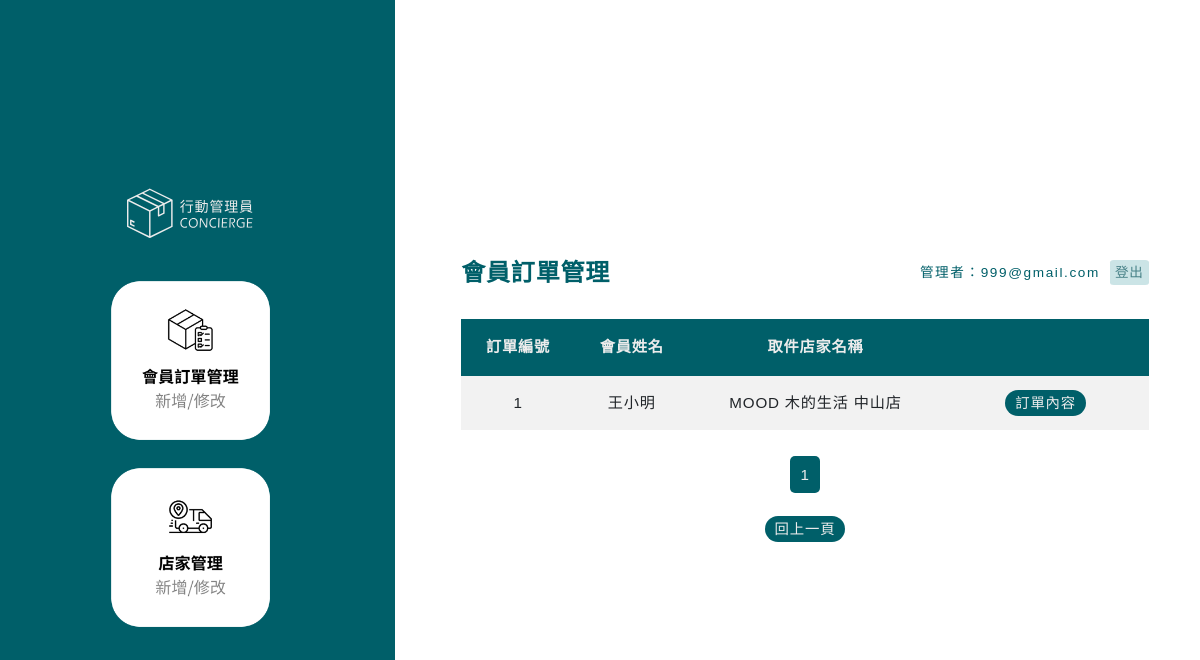
/webpage/order_list.php (signed in), run on the app's committed database.
### tables this page shows
CREATE TABLE `orderlist` (
  `order_id` int(11) NOT NULL,
  `order_mem_id` int(10) NOT NULL,
  `order_name` varchar(50) NOT NULL,
  `order_mail` varchar(50) NOT NULL,
  `order_store_id` int(11) DEFAULT NULL,
  `order_store_name` varchar(50) DEFAULT NULL,
  `order_phone` text,
  `order_tele` text,
  `order_size` text,
  `order_time_arrive` datetime DEFAULT NULL,
  `order_time_get` datetime DEFAULT NULL,
  `order_time_buy` timestamp NOT NULL DEFAULT CURRENT_TIMESTAMP,
  `order_pic` varchar(20) DEFAULT NULL,
  `order_memo` varchar(50) DEFAULT NULL
);

### webpage/order_list.php (the view, shortened to what this page needs)
<?php
require_once 'shared/conn_PDO.php';
$mem_mail = $_SESSION['mem_mail'];
try {
    $max_rows = 5;
    $curr_page = 0;
    $first_row = $curr_page * $max_rows;
    $total_pages = 0;
    $page_file = 'order_list&admin_news';
    $where = '';
    $sql_str = "SELECT * FROM orderlist $where";
    $RS_orderlist_all = $conn->query($sql_str);
    $total_rows = $RS_orderlist_all->rowCount();
    $total_pages = ceil($total_rows / $max_rows);
    $sql_str = "SELECT orderlist.*
  FROM orderlist
  $where
  ORDER BY orderlist.order_time_buy DESC
  LIMIT $first_row, $max_rows";
    $RS_orderlist = $conn->query($sql_str);
    $order_list = array();
    foreach ($RS_orderlist as $key => $item) {
        $order_list[$key]['order_id'] = $item['order_id'];
        $order_list[$key]['order_mail'] = $item['order_mail'];
        $order_list[$key]['order_mem_id'] = $item['order_mem_id'];
        $order_list[$key]['order_memo'] = $item['order_memo'];
        $order_list[$key]['order_name'] = $item['order_name'];
        $order_list[$key]['order_phone'] = $item['order_phone'];
        $order_list[$key]['order_pic'] = $item['order_pic'];
        $order_list[$key]['order_size'] = $item['order_size'];
        $order_list[$key]['order_store_id'] = $item['order_store_id'];
        $order_list[$key]['order_store_name'] = $item['order_store_name'];
        $order_list[$key]['order_tele'] = $item['order_tele'];
        $order_list[$key]['order_time_arrive'] = $item['order_time_arrive'];
        $order_list[$key]['order_time_buy'] = $item['order_time_buy'];
        $order_list[$key]['order_time_get'] = $item['order_time_get'];
    }
} catch (PDOException $e) {
    die("Error!: " . $e->getMessage());
}
?>
<!DOCTYPE html>
<html lang="zh-Hant-TW">
<head>
  <link rel="stylesheet" href="https://stackpath.bootstrapcdn.com/bootstrap/4.2.1/css/bootstrap.min.css">
  <link href="css/font-awesome-4.7.0/css/font-awesome.min.css" rel="stylesheet">
  <link href="css/index.css" rel="stylesheet">
</head>
<body>
  <section class="container-fluid no-any-pd">
    <div class="row">
      <div class="col-lg-4 order-lg-1 order-2 order-list-left">
        <div class="order-list-menu">
        <a href="./"> <img src="images/logo/Concierge_1_white.svg" class="img-fluid p-3 my-2"></a>
        <a href="?page=order_list"><img src="images/Concierge_order_list.png" class="img-fluid my-2"></a>
        <a href="?page=store_list"><img src="images/Concierge_order_list01.png" class="img-fluid my-2"></a>
        </div>
      </div>
      <div class="col-lg-7 order-lg-2 order-1 order-list-right">
      <div class="order-list-head">
        <h1>會員訂單管理</h1>
        <div class="order-list-admin">
        <span>管理者：<?php if ($mem_mail) {echo $mem_mail;}?></span>
        <a href="?page=member_logout" class="logout-submit">登出</a>
        </div>
        </div>
        <table class="table table-striped">
            <thead class="table-primary">
              <th>訂單編號</th>
              <th>會員姓名</th>
              <th>取件店家名稱</th>
              <th width="30%"></th>
            </thead>
            <tbody>
              <?php foreach ($order_list as $key => $item) {?>
                <tr>
                  <td><?php echo $item['order_id'] ?></td>
                  <td><?php echo $item['order_name'] ?></td>
                  <td><?php echo $item['order_store_name'] ?></td>
                  <td width="30%"><div class="order-btn"><a href="javascript:;" type="submit" value="訂單內容" onclick="orderModal('<?php echo $key ?>')">訂單內容</a></div></td>
                </tr>
                <?php }?>
            </tbody>
        </table>
        <div class="pagenumber">
          <ul class="pager pagination">
            <?php if ($curr_page > 0) {
for ($i = 0; $i < $total_pages; $i++) {
    if ($i == $curr_page) {
        echo '<li><a href="javascript:;" class="current active">' . ($i + 1) . '</a></li>';
    } else {
        echo '<li><a href="?page=' . $page_file . '&curr_page=' . $i . '">';
        echo $i + 1;
        echo '</a></li>';
    }
}
}?>
          </ul>
          <div class="order-btn pt-4">
            <a href="?page=member_index" type="submit" value="回上一頁">回上一頁</a>
          </div>
        </div>
      </div>
    </div>
  </section>
</body>
</html>

### css/index.css (style rules this page uses)
* { margin: 0; padding: 0; box-sizing: border-box; font-family: 'Righteous', 'Noto Sans TC', sans-serif; }
html, body { height: 100%; }
body { letter-spacing: 0.05rem; font-size: 0.95rem; line-height: 30px; color: #333333; background-color: #FFFFFF; overflow-x: hidden; }
a { appearance: none; color: #333333; cursor: pointer; }
ul, ol, li { list-style: none; }
.no-any-pd { padding-top: 0 !important; padding-bottom: 0 !important; padding-left: 0 !important; padding-right: 0 !important; }
h1 { color: #005F69; font-size: 1.5rem; font-weight: bold; line-height: 32px; }
.order-btn { text-align: center; }
.order-btn a { -webkit-appearance: none; -moz-appearance: none; appearance: none; width: 100px; padding: 5px 10px; border: none; border-radius: 50px; background-color: #005F69; color: #ECECEC; font-size: 0.9rem; outline: none; }
.logout-submit, .back-btn { font-size: 0.85rem; line-height: 30px; border-radius: 10%; padding: 5px; color: #478187; background-color: #cbe4e6; }
@media (min-width: 1025px) { .table { text-align: center; margin-top: 30px; } }
.table-primary th { color: #ECECEC; background-color: #005F69 !important; border-color: #005F69 !important; }
.table thead th { vertical-align: middle; }
.pagenumber { text-align: center; margin: 30px; }
ul.pagination { display: inline-block; padding: 0; margin: 0; }
ul.pagination li { display: inline; }
ul.pagination li a { color: #333333; padding: 10px; text-decoration: none; border-radius: 5px; }
ul.pagination li a.active { background-color: #005F69; color: #ECECEC; }
@media (min-width: 1025px) { .order-list-left { display: flex; justify-content: center; align-items: center; min-height: 100vh; background-color: #005F69; } }
@media (min-width: 1025px) { .order-list-right { margin: auto; } }
@media (min-width: 1025px) { .order-list-right h1 { display: inline; vertical-align: middle; } }
@media (min-width: 1025px) { .order-list-admin { float: right; } }
@media (min-width: 1025px) { .order-list-head { margin-top: 30px; } }
@media (min-width: 1025px) { .order-list-admin span { font-size: 0.85rem; letter-spacing: 0.1rem; color: #005F69; padding: 5px; } }
@media (min-width: 1025px) { .order-list-menu { width: 45%; } }

### data on the page
orderlist: order_id "1", order_name "王小明", order_store_name "MOOD 木的生活 中山店"

### other printed values
$mem_mail "999@gmail.com"
